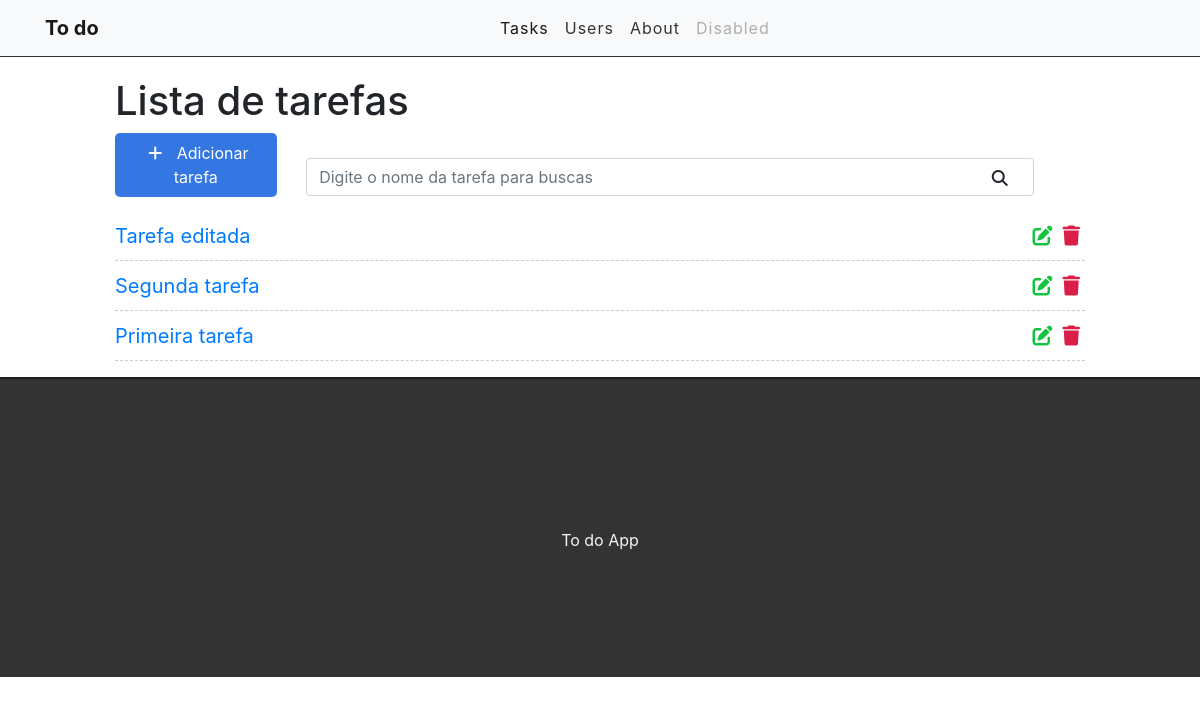
Before: / with the older database file.
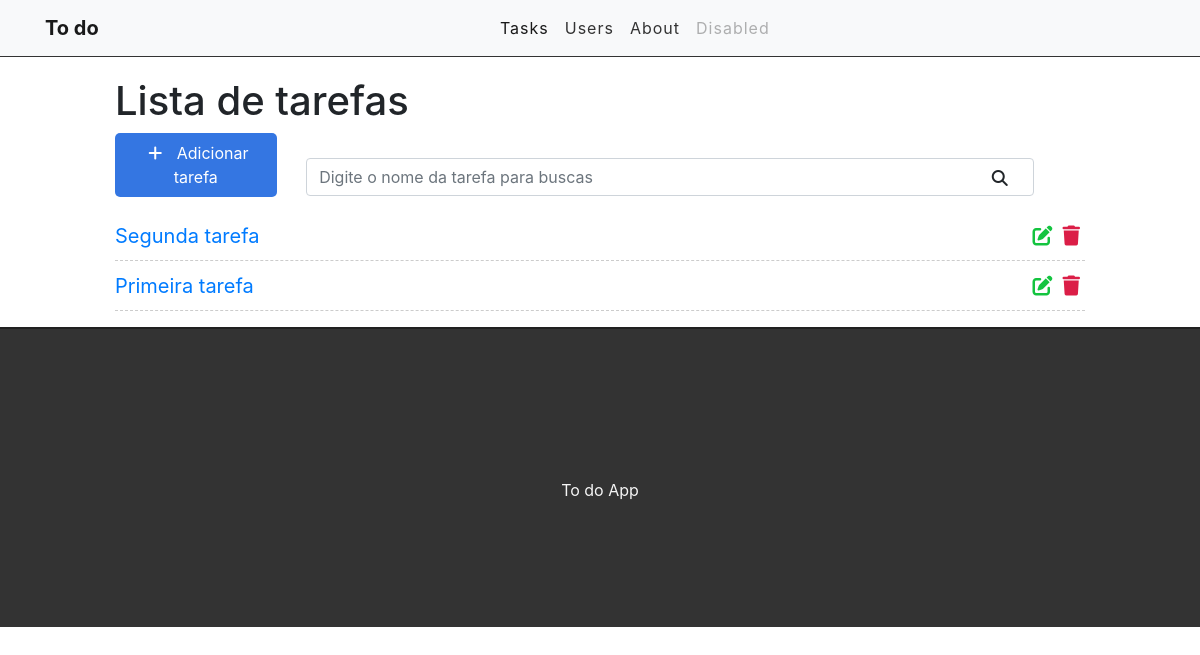
After: the same page with the newer database file.
### tasks/models.py (models this page shows, shortened)
class Task(models.Model):
    STATUS = [
        ('doing', 'Doing'),
        ('done', 'Done')
    ]
    title = models.CharField(max_length=256)
    description = models.CharField(max_length= 1024)
    done = models.CharField(max_length=64, choices=STATUS)
    created_at = models.DateTimeField(auto_now_add=True)
    update_at = models.DateTimeField(auto_now=True)

### tasks/views.py (the view)
# urls.py: path('', views.taskList, name='task-list'),
def taskList(request):
    tasks = Task.objects.all().order_by('-created_at')
    return render(request, 'tasks/task_list.html', {'tasks': tasks})

### tasks/templates/tasks/task_list.html (shortened to what this page needs)
{% extends 'base.html' %}
{% block content %}
<div class="offset-1 col-10 list-div">
    <h1>Lista de tarefas</h1>
    <a id="add-link" href="/newtask">
        <div class="col-2 add-div">
            <i class="fas fa-plus"></i> Adicionar tarefa
        </div>
    </a>
    <div class="col-9 search-div">
        <input class="form-control" type="text" name="search" id="serach" placeholder="Digite o nome da tarefa para buscas">
        <i class="fas fa-search"></i>
    </div>
    <ul class="task-list">
        {% for task in tasks %}
        <li class="task-item">
            <span><a href="/task/{{ task.id }}">{{ task.title }}</a></span>
            <a href="/deletetask/{{ task.id }}"><span><i class="fas fa-trash"></i></span></a>
            <a href="/edittask/{{ task.id }}"><span><i class="fas fa-edit"></i></span></a>
        </li>
        {% endfor %}
    </ul>
</div>
{% endblock %}

### tasks/templates/base.html (shortened to what this page needs)
{% load static %}
<!DOCTYPE html>
<html lang="en">
<head>
    <link rel="stylesheet" href="https://cdn.jsdelivr.net/npm/bootstrap@4.6.0/dist/css/bootstrap.min.css">
    <link rel="stylesheet" href="{% static 'css/style.css' %}">
</head>
<body>
        <nav class="navbar navbar-expand-lg navbar-light bg-light">
            <div class="container">
            <a class="navbar-brand" href="#">To do</a>
            <div class="collapse navbar-collapse" id="navbarNavAltMarkup">
              <div class="navbar-nav">
                <a class="nav-link active" href="#">Tasks</a>
                <a class="nav-link" href="#">Users</a>
                <a class="nav-link" href="#">About</a>
                <a class="nav-link disabled" href="#" tabindex="-1" aria-disabled="true">Disabled</a>
              </div>
            </div>
        </div>
          </nav>
    <div class="container-fluid">
        {% block content %}
        {% endblock %}
        <footer>
            <p>To do App</p>
        </footer>
    </div>
</body>
</html>

### tasks/static/css/style.css (style rules this page uses)
.container-fluid { padding: 0; }
.navbar { border-bottom: 1px solid #333; margin-bottom: 20px; }
.navbar-nav { margin: auto; }
.navbar-brand { font-weight: bold; }
.navbar-light .navbar-nav a.nav-link { color: #333; letter-spacing: 1px; }
#add-link { text-decoration: none; text-align: center; }
.add-div { background-color: #3476e2; cursor: pointer; display: inline-block; color: #FFF; padding: 8px; border-radius: 5px; margin-right: 25px; }
.fas.fa-plus { color: #FFF; margin-right: 10px; margin-left: 5px; }
.fas.fa-search { position: absolute; top: 12px; right: 26px; }
.search-div { padding: 0px; margin-top: 15px; margin-bottom: 15px; display: inline-block; }
.list-div { padding: auto; }
.task-list { padding-left: 0; }
.task-item { list-style: none; font-size: 20px; height: 50px; padding-top: 10px; border-bottom: 1px dashed #ccc; }
.fas.fa-trash, .fas.fa-edit { cursor: pointer; margin: 5px; font-size: 20px; float: right; }
.fas.fa-trash { color: #db1e47; }
.fas.fa-edit { color: #13c43f; }
footer { background-color: #333; height: 300px; border-top: 2px solid #202020; }
footer p { color: #f5f5f5; text-align: center; top: 50%; position: relative; }

Changed rows visible on the page:
removed Task: title "Tarefa editada"
